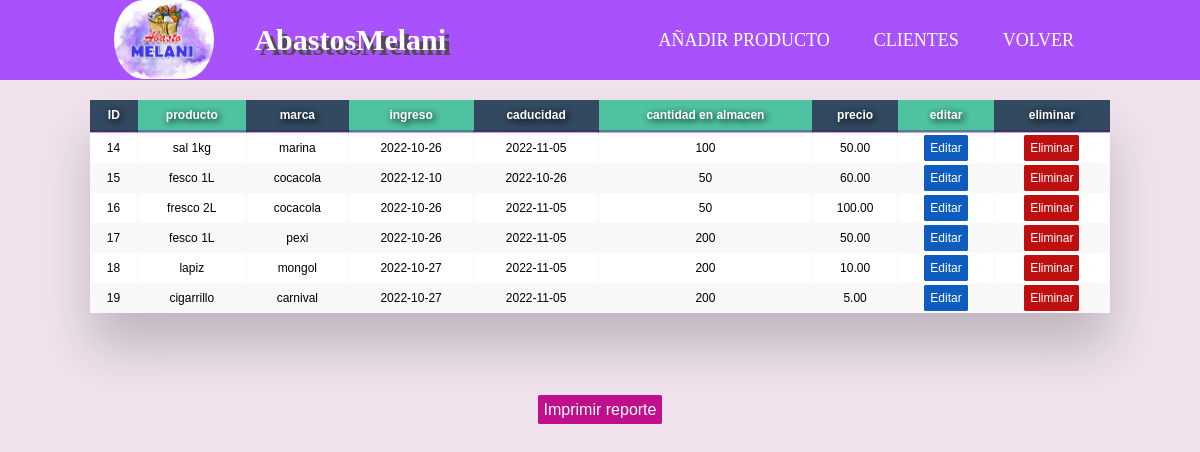
The app's page /inventario.php with its own data.
### tables this page shows
CREATE TABLE `inventario` (
  `ID_inve` int(11) NOT NULL AUTO_INCREMENT,
  `date_inve` date NOT NULL,
  `cadu_inve` date NOT NULL,
  `name_inve` varchar(100) NOT NULL,
  `mark_inve` varchar(100) NOT NULL,
  `alma_inve` int(11) NOT NULL,
  `prec_inve` decimal(10,2) NOT NULL,
  PRIMARY KEY (`ID_inve`)
);

### inventario.php (called while the page is built)
<?php include ('productos/clases.php');
include('shared/head.php');
$resulta = new Inventario();
$resulta -> view();?>
<?php include('shared/footer.php');?>

### productos/clases.php (called while the page is built, shortened)
<?php
class Inventario{
    private $con;
    public function __construct()
    {
        $this->con = mysqli_connect('localhost','root','','abastos_melani');
    }
    public function view(){
        $sql = "SELECT * FROM inventario";
        $datos = mysqli_query($this->con,$sql);
        include('productos/view/tabla_inve.php');
    }
}
?>

### productos/view/tabla_inve.php (the view, shortened to what this page needs)
<!DOCTYPE html>
<html lang="es">
<head>
    <link rel="stylesheet" href="css/estilos_menu.css">
    <link rel="stylesheet" href="css/estilo_tablas.css">
    <link rel="stylesheet" href="css/botone.css">
</head>
<body>
<header class="content_header">
        <nav class="content_nav">
            <a href=""><img src="img/logo.png" alt="logo" class="nav_logo"></a>
            <div href="" class="nav_titulo">AbastosMelani</div>
            <ul class="nav_menu">
                <li class="nav_menu_item">
                    <a href="formu_produ.php" class="nav_menu_link nav_link">Añadir producto</a>
                </li>
                <li class="nav_menu_item">
                    <a href="clientes.php" class="nav_menu_link nav_link">Clientes</a>
                </li>
                <li class="nav_menu_item">
                    <a href="inve_menu.php" class="nav_menu_link nav_link">volver</a>
                </li>
            </ul>
        </nav>
    </header>
<div class="table-wrapper">
        <table class="fl-table">
            <thead>
                <tr>
                    <th>ID</th>
                    <th>producto</th>
                    <th>marca</th>
                    <th>ingreso</th>
                    <th>caducidad</th>
                    <th>cantidad en almacen</th>
                    <th>precio</th>
                    <th>editar</th>
                    <th>eliminar</th>
                </tr>
            </thead>
    <tbody>
        <?php
            if(mysqli_num_rows($datos) > 0)
            {
                while($row = mysqli_fetch_array($datos))
                {
        ?>
            <tr>
                <td><?php  echo $row['ID_inve']?></td>
                <td><?php  echo $row['name_inve']?></td>
                <td><?php  echo $row['mark_inve']?></td>
                <td><?php  echo $row['date_inve']?></td>
                <td><?php  echo $row['cadu_inve']?></td>
                <td><?php  echo $row['alma_inve']?></td>
                <td><?php  echo $row['prec_inve']?></td>
                <td><a class="edit" href="updateinve.php?id=<?php echo $row['ID_inve'] ?>" >Editar</a></td>
                <td><a class="delete" href="delete_inve.php?id=<?php echo $row['ID_inve'] ?>" >Eliminar</a></td>
            </tr>
            <?php
                }
            }
            ?>
    </tbody>
</table>
</div>
<br>
<center><a class="ass" href="pdf_inve.php">Imprimir reporte</a></center>
<br>

### shared/head.php (shortened to what this page needs)
<!DOCTYPE html>
<html lang="es">
<head>
    <link rel="stylesheet" href="css/estilos_menu.css">
    <link rel="stylesheet" href="css/estilos_invea.css">
    <link rel="stylesheet" href="css/botone.css">
    <link rel="stylesheet" href="css/adicion.css">
    <link rel="stylesheet" href="css/icon.css">
</head>
<body>
    <header class="content_header">
        <nav class="content_nav">
            <div href="" class="nav_titulo">AbastosMelani</div>
            <ul class="nav_menu">
                <li class="nav_menu_item">
                    <a href="inve_menu.php" class="nav_menu_link nav_link">volver</a>
                </li>
            </ul>
        </nav>
    </header>

### shared/footer.php (shortened to what this page needs)
</body>
</html>

### css/estilos_menu.css (style rules this page uses)
* { margin: 0; box-sizing: border-box; }
body { padding: 90px 20px 0; }
.content_header { font-family: cursive; background: #a951fc; height: 80px; position: fixed; width: 100%; top: 0; left: 0; }
.content_nav { display: flex; justify-content: space-between; max-width: 992px; margin: 0 auto; }
.nav_logo { position: absolute; padding: 0 10px ; display: inline-block; width: 120px; border-radius: 100px; }
.nav_titulo { font-size: 30px; font-weight: bold; padding: 0 40px; line-height: 80px; color: #ffffff; text-shadow: 5px 5px 0 #4e4e4e; }
.nav_link { color: #ffffff; text-decoration: none; }
.nav_menu { display: flex; list-style: none; }
.nav_menu_item { font-size: 18px; margin: 0 10px; line-height: 80px; text-transform: uppercase; width: max-content; }
.nav_menu_link { padding: 8px 12px; border-radius: 3px; }

### css/estilos_invea.css (style rules this page uses)
table { background-color: white; text-align: center; border-collapse: collapse; width: 100%; }
th { padding: 10px; color: rgb(255, 255, 255); text-shadow: 2px 2px 7px rgb(0, 0, 0); }
td { padding: 10px; }
thead { background-image: linear-gradient(to left, #6A5ACD,#4169E1,#6A5ACD); border-bottom: solid 3px #50007559; }
tr:nth-child(even) { background-color: #dddd; }

### css/botone.css (style rules this page uses)
.delete { text-decoration: none; border: 1px solid rgb(192, 15, 15); background-color: rgb(192, 15, 15); color: white; padding: 5px; border-radius: 2px; }
.edit { text-decoration: none; border: 1px solid rgb(15, 92, 192); background-color: rgb(15, 92, 192); color: white; padding: 5px; border-radius: 2px; }
.ass { text-decoration: none; border: 1px solid rgb(192, 15, 139); background-color: rgb(192, 15, 139); color: white; padding: 5px; border-radius: 2px; }

### css/estilo_tablas.css (style rules this page uses)
* { box-sizing: border-box; -webkit-box-sizing: border-box; -moz-box-sizing: border-box; }
body { font-family: Helvetica; -webkit-font-smoothing: antialiased; background: rgb(240, 227, 238); }
.table-wrapper { margin: 10px 70px 70px; box-shadow: 0px 35px 50px rgba( 0, 0, 0, 0.2 ); }
.fl-table { border-radius: 5px; font-size: 12px; font-weight: normal; border: none; border-collapse: collapse; width: 100%; max-width: 100%; white-space: nowrap; background-color: white; }
.fl-table td, .fl-table th { text-align: center; padding: 8px; }
.fl-table td { border-right: 1px solid #f8f8f8; font-size: 12px; }
.fl-table thead th { color: #ffffff; background: #4FC3A1; }
.fl-table thead th:nth-child(odd) { color: #ffffff; background: #324960; }
.fl-table tr:nth-child(even) { background: #F8F8F8; }

### records on screen
inventario: ID_inve "14", name_inve "sal 1kg", mark_inve "marina", date_inve "2022-10-26", cadu_inve "2022-11-05", alma_inve "100", prec_inve "50.00"
inventario: ID_inve "15", name_inve "fesco 1L", mark_inve "cocacola", date_inve "2022-12-10", cadu_inve "2022-10-26", alma_inve "50", prec_inve "60.00"
inventario: ID_inve "16", name_inve "fresco 2L", mark_inve "cocacola", date_inve "2022-10-26", cadu_inve "2022-11-05", alma_inve "50", prec_inve "100.00"
inventario: ID_inve "17", name_inve "fesco 1L", mark_inve "pexi", date_inve "2022-10-26", cadu_inve "2022-11-05", alma_inve "200", prec_inve "50.00"
inventario: ID_inve "18", name_inve "lapiz", mark_inve "mongol", date_inve "2022-10-27", cadu_inve "2022-11-05", alma_inve "200", prec_inve "10.00"
inventario: ID_inve "19", name_inve "cigarrillo", mark_inve "carnival", date_inve "2022-10-27", cadu_inve "2022-11-05", alma_inve "200", prec_inve "5.00"
